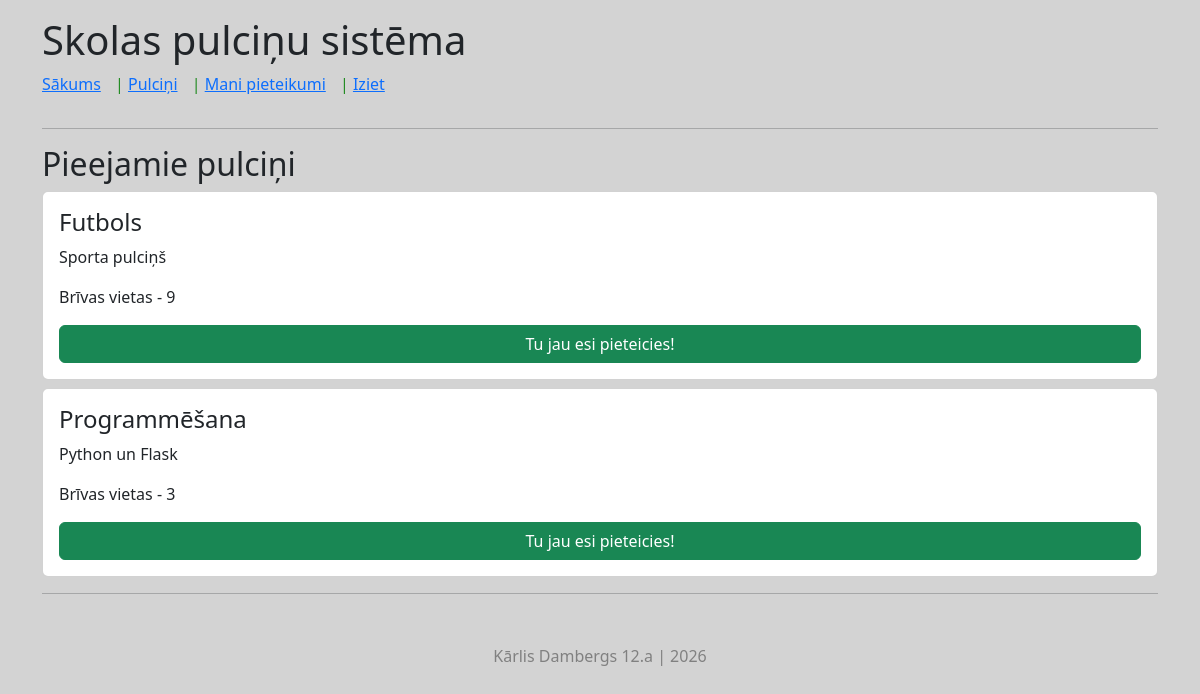
Before: /izvelne (signed in) with the older database file.
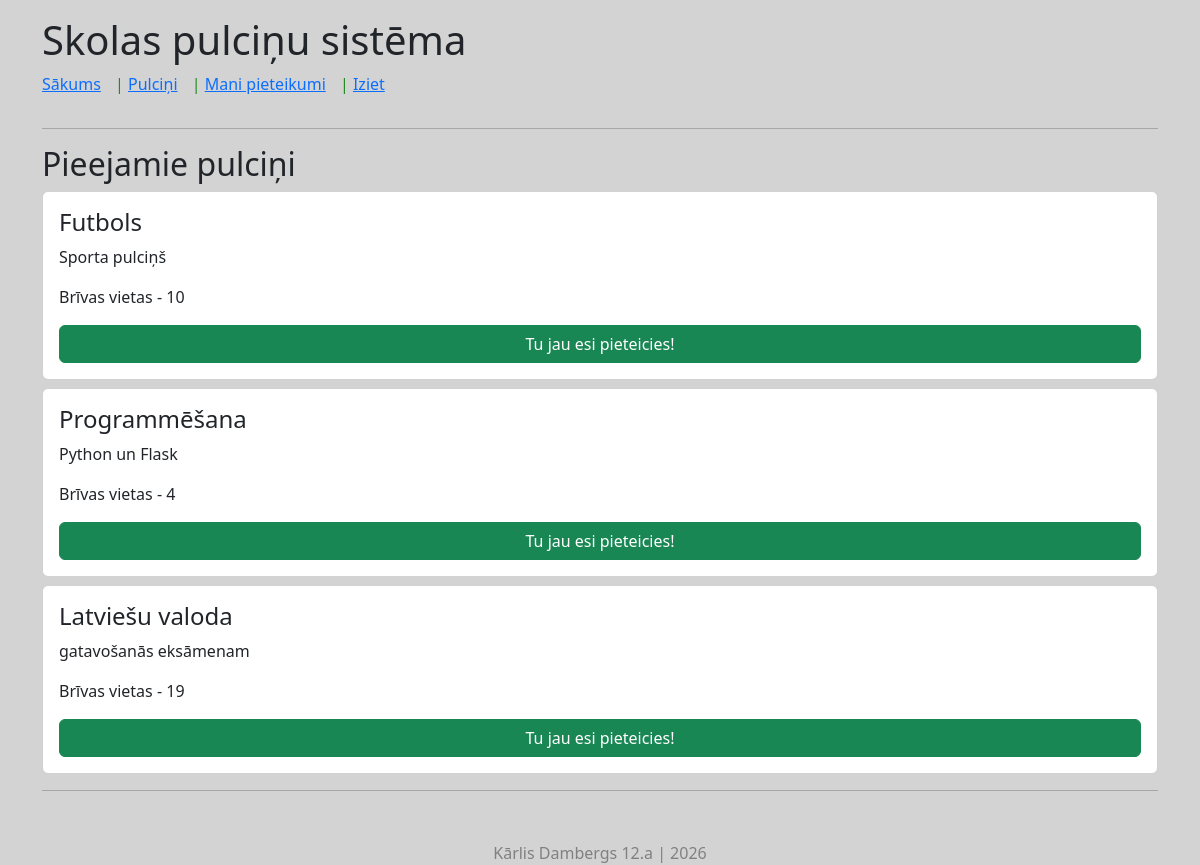
After: the same page with the newer database file.
### tables this page shows
CREATE TABLE "pulcini" (
	"id"	INTEGER,
	"nosaukums"	TEXT NOT NULL,
	"apraksts"	TEXT,
	"vietas"	INTEGER NOT NULL,
	PRIMARY KEY("id" AUTOINCREMENT),
	FOREIGN KEY("id") REFERENCES "pieteikumi"("pulcins_id")
);

### app.py (the view)
@app.route("/izvelne")
def izvelne():
    user_id = session.get('id')
    conn = sqlite3.connect("datubaze.db")
    conn.row_factory = sqlite3.Row
    cur = conn.cursor()
    cur.execute("SELECT * FROM pulcini")
    pulcini = cur.fetchall()
    cur.execute("SELECT pulcins_id FROM pieteikumi WHERE user_id = ?", (user_id,))
    mani = [m["pulcins_id"] for m in cur.fetchall()]
    conn.close()
    return render_template("izvelne.html" , pulcini=pulcini , mani=mani)

### templates/izvelne.html
{% extends "layout.html" %}
{% block content %}
<h2>Pieejamie pulciņi</h2>
{% for i in pulcini %}
<div class="card p-3 mb-2">
    <h4>{{ i.nosaukums }}</h4>
    <p>{{ i.apraksts }}</p>
    <p>Brīvas vietas - {{ i.vietas }}</p>
{% if i.id in mani %}
        <button class="btn btn-success">Tu jau esi pieteicies!</button>
{% else %}
    <form method="POST" action="/pievienoties">
        <input type="hidden" name="pulcins_id" value="{{ i.id }}">
        <button class="btn btn-primary">Pieteikties pulciņam</button>
    </form>
{% endif %}
</div>
{% endfor %}
{% endblock %}

### templates/layout.html (shortened to what this page needs)
<!DOCTYPE html>
<html>
<head>
    <link href="https://cdn.jsdelivr.net/npm/bootstrap@5.3.3/dist/css/bootstrap.min.css" rel="stylesheet">
</head>
<body>
<div class="container">
    <header class="py-3">
        <h1>Skolas pulciņu sistēma</h1>
        <nav style="color: forestgreen;">
            <a href="/">Sākums</a> |
            {% if session.get('id') %}
            <a href="/izvelne">Pulciņi</a> |
            <a href="/pieteikumi">Mani pieteikumi</a> |
            <a href="/logout">Iziet</a>
            {% else %}
            <a href="/login">Pieslēgties</a> |
            <a href="/register">Reģistrēties</a>
            {% endif %}
        </nav>
    </header>
    <hr>
    {% block content %}
    {% endblock %}
    <hr>
    <footer>
        Kārlis Dambergs 12.a | 2026
    </footer>
</div>
</body>
</html>

### templates/layout.html (style rules this page uses)
body { background-color: lightgrey; }
nav a { margin-right: 10px; }
footer { margin-top: 50px; color: grey; text-align: center; }

Changed rows visible on the page:
changed pulcini "Futbols": vietas "9" → "10"
changed pulcini "Programmēšana": vietas "3" → "4"
added pulcini: nosaukums "Latviešu valoda", apraksts "gatavošanās eksāmenam", vietas "19", shows "Tu jau esi pieteicies!"
